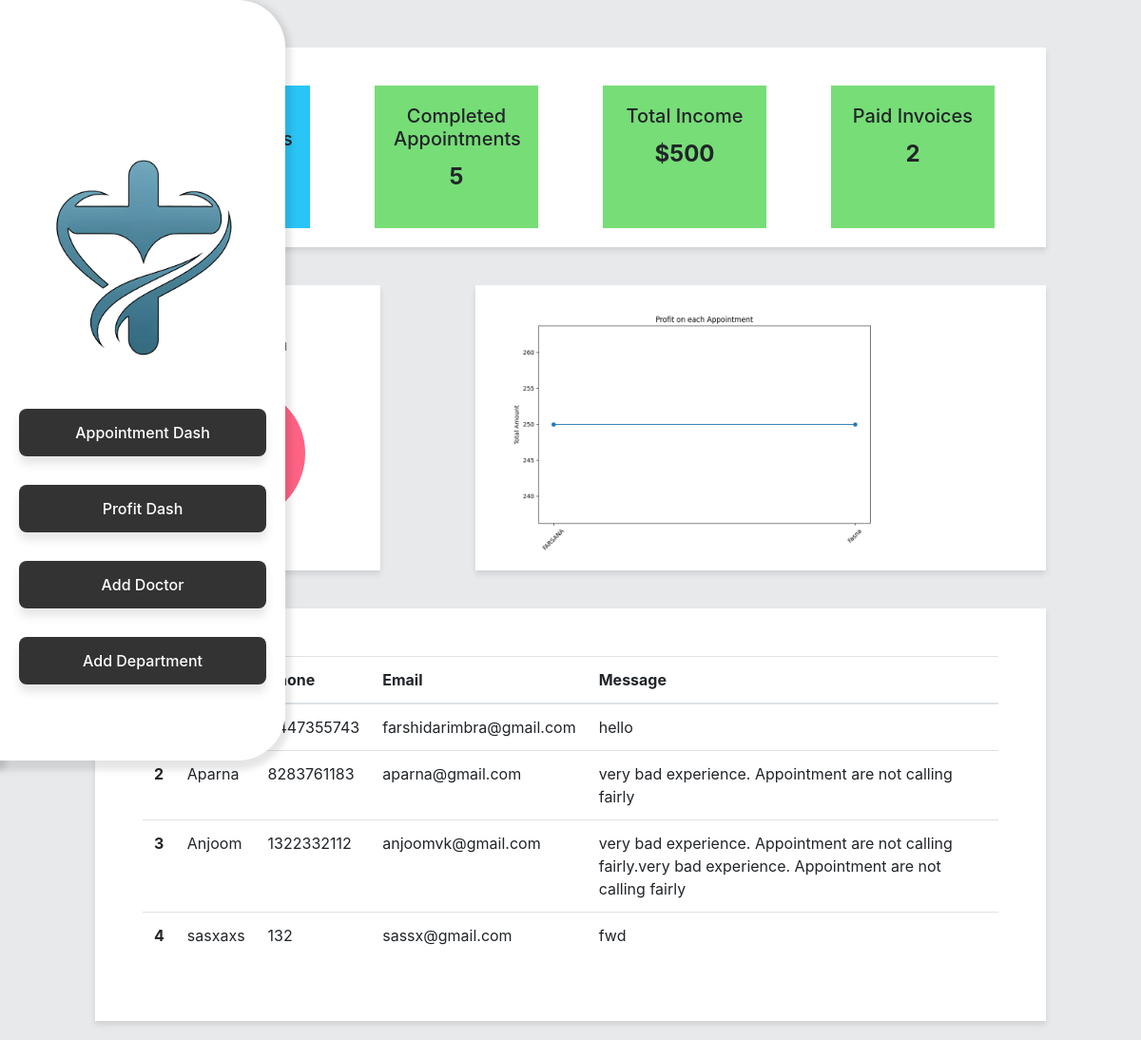
The app's page /Admin_home with its own data.
### Hospital_app/models.py (models this page shows, shortened)
class Message(models.Model):
    name = models.CharField(max_length=50)
    phone = models.PositiveIntegerField(default=0)
    email = models.EmailField(max_length=100, default='')
    message = models.CharField(max_length=200)

### hospital_admin/views.py (the view)
# urls.py: path('Admin_home',views.admin_home, name='admin_home'),
def admin_home(request):
    total_appointments = Appointment.objects.count()
    completed_appointments = Appointment.objects.filter(is_completed=True).count()
    total_income = Invoice.objects.aggregate(total_sum=Sum('total_amount'))['total_sum']
    paid_invoices = Appointment.objects.filter(billed=True).count()
    appointments_by_status = [
        {'status': 'Completed', 'count': completed_appointments},
        {'status': 'Pending', 'count': total_appointments - completed_appointments}
    ]
    appointments1 = Appointment.objects.filter(billed=True).order_by('date')
    invoices = Invoice.objects.all()
    if len(appointments1) != len(invoices):
        return render(request, 'error_template.html',
                      {'error_message': 'Mismatch in the number of appointments and invoices.'})
    patient_names = [appointment.first_name for appointment in appointments1]
    dates = [appointment.date for appointment in appointments1]
    total_amounts = [invoice.total_amount for invoice in invoices]
    data = {
        'patient_name': patient_names,
        'date': dates,
        'total_amount': total_amounts
    }
    df = pd.DataFrame(data)
    plt.figure(figsize=(10, 6))  # Adjust the figure size as needed
    plt.plot(df['patient_name'], df['total_amount'], marker='o', linestyle='-')
    plt.xlabel('Patient Name')
    plt.ylabel('Total Amount')
    plt.title('Profit on each Appointment')
    plt.xticks(rotation=45)  # Rotate x-axis labels for better readability
    plot_filename = 'plot.png'
    plot_path = os.path.join(settings.MEDIA_ROOT, plot_filename)
    plt.savefig(plot_path)
    with open(plot_path, 'rb') as image_file:
        encoded_image = base64.b64encode(image_file.read()).decode('utf-8')
    message = Message.objects.all()
    context = {
        'total_appointments': total_appointments,
        'completed_appointments': completed_appointments,
        'total_income': total_income,
        'paid_invoices': paid_invoices,
        'appointments_by_status': json.dumps(appointments_by_status),
        'data': encoded_image,
        'message': message
    }
    return render(request, 'admin_panel/admin_dash.html', context)

### templates/admin_panel/admin_dash.html (shortened to what this page needs)
<!DOCTYPE html>
{% load static %}
<html lang="en">
<head>
    <link rel="stylesheet" href="https://stackpath.bootstrapcdn.com/bootstrap/4.5.2/css/bootstrap.min.css">
</head>
<body>
    <div class="nav-container d-flex flex-row justify-content-start">
            <div class="nav-content-container d-flex flex-column justify-content-end">
                <div class="nav-main-container">
                    <img src="{% static 'images/logo.png' %}" alt="">
                </div>
                <div class="nav-main-container">
                    <div class="nav-content"><a href="{% url 'Appointment_dash' %}" ><h4>Appointment Dash</h4></a></div>
                    <div class="nav-content"><a href="{% url 'Profit_dash' %}"><h4>Profit Dash</h4></a></div>
                    <div class="nav-content"><a href="adddoctor"><h4>Add Doctor</h4></a></div>
                    <div class="nav-content"><a href="adddepartment"><h4>Add Department</h4></a></div>
                </div>
            </div>
            <div class="main-section">
            <div class="section">
            <div class="stats">
                <div class="stat1">
                    <h3>Total Appointments</h3>
                    <p>{{ total_appointments }}</p>
                </div>
                <div class="stat">
                    <h3>Completed Appointments</h3>
                    <p>{{ completed_appointments }}</p>
                </div>
                <div class="stat">
                    <h3>Total Income</h3>
                    <p>${{ total_income }}</p>
                </div>
                <div class="stat">
                    <h3>Paid Invoices</h3>
                    <p>{{ paid_invoices }}</p>
                </div>
            </div>
            </div>
                <div class="chart-container d-flex flex-row justify-content-start">
                <div class="chart-section">
            <div class="charts">
            </div>
                </div>
                <div class="chart-section1">
            <div class="charts1">
                <img />
            </div>
                </div>
            </div>
                <div class="chart-container2 d-flex flex-row justify-content-start">
                <div class="chart-section2">
<table class="table" >
  <thead>
    <tr>
      <th scope="col">#</th>
      <th scope="col">Name</th>
      <th scope="col">Phone</th>
      <th scope="col">Email</th>
      <th scope="col">Message</th>
    </tr>
  </thead>
  <tbody>
  {% for i in message %}
    <tr>
      <th scope="row">{{i.id}}</th>
      <td>{{i.name}}</td>
      <td>{{i.phone}}</td>
      <td>{{i.email}}</td>
      <td>{{i.message}}</td>
    </tr>
  {% endfor %}
  </tbody>
</table>
            </div>
    </div>
    </div>
</body>
</html>

### templates/admin_panel/admin_dash.html (style rules this page uses)
body { background-color:#E8E9EB; margin:0; padding:0; border:0; }
.nav-content-container { position: fixed; z-index: 999; height:100vh; width:300px; background-color:white; text-decoration:none; border-top-right-radius:50px; border-bottom-right-radius:50px; padding-bottom:50px; box-shadow: 0 4px 6px 6px rgba(0, 0, 0, 0.1); }
.nav-content { margin-bottom:30px; margin-right:20px; margin-left:20px; width:260px; max-height:50px; background-color:#333; border-radius:8px; text-align:center; box-shadow: 0 8px 10px rgba(0, 0, 0, 0.1); }
.nav-content h4 { font-size:16px; line-height:50px; text-decoration:none; }
.nav-content a { text-decoration:none; color:white; }
.main-section { width:100%; }
.section { background-color: white; box-shadow: 0 4px 6px rgba(0, 0, 0, 0.1); margin-bottom: 20px; padding: 20px; width:1000px; margin-left:100px; margin-right:100px; margin-top:50px; }
.stats { display: flex; justify-content: space-around; margin-top: 20px; }
.stat1 { background: #29C5F6; padding: 20px; width: calc(20% - 20px); text-align: center; }
.stat { background: #77DD77; padding: 20px; width: calc(20% - 20px); text-align: center; }
.stat1 h3 { margin-bottom: 10px; font-size:20px; }
.stat h3 { margin-bottom: 10px; font-size:20px; }
.stat p { font-size: 24px; font-weight: bold; }
.stat1 p { font-size: 24px; font-weight: bold; }
.charts { width:200px; }
.chart-section { background-color: white; box-shadow: 0 4px 6px rgba(0, 0, 0, 0.1); margin-bottom: 20px; padding:50px; width:300px; margin-left:100px; margin-right:100px; margin-top:20px; }
.chart-section1 { background-color: white; box-shadow: 0 4px 6px rgba(0, 0, 0, 0.1); margin-bottom: 20px; padding:10px; width:600px; margin-right:100px; margin-top:20px; }
.chart-section2 { background-color: white; box-shadow: 0 4px 6px rgba(0, 0, 0, 0.1); margin-bottom: 20px; padding:50px; width:1000px; margin-left:100px; margin-right:100px; margin-top:20px; }
.charts1 img { width:450px }
.nav-main-container img { display:block; width:200px; margin:50px; }

### records on screen
Message: phone "9447355743", email "farshidarimbra@gmail.com", message "hello"
Message: id "2", name "Aparna", phone "8283761183", email "aparna@gmail.com", message "very bad experience. Appointment are not calling fairly"
Message: id "3", name "Anjoom", phone "1322332112", email "anjoomvk@gmail.com", message "very bad experience. Appointment are not calling fairly.very bad experience. Appointment are not calling fairly"
Message: id "4", name "sasxaxs", phone "132", email "sassx@gmail.com", message "fwd"

### other values on screen
{{ completed_appointments }} "5"
{{ total_income }} "500"
{{ paid_invoices }} "2"
